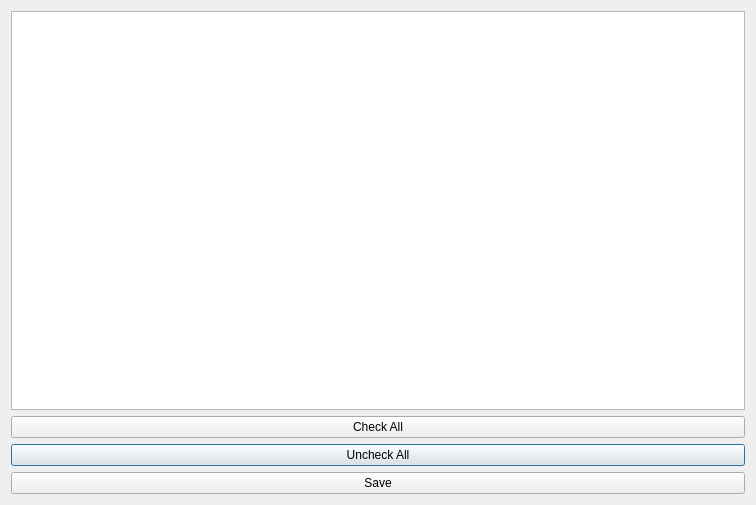
<?xml version="1.0" encoding="UTF-8"?>
<ui version="4.0">
 <class>Dialog</class>
 <widget class="QDialog" name="Dialog">
  <property name="geometry">
   <rect>
    <x>0</x>
    <y>0</y>
    <width>756</width>
    <height>505</height>
   </rect>
  </property>
  <property name="windowTitle">
   <string>Analysis</string>
  </property>
  <layout class="QGridLayout" name="gridLayout">
   <item row="2" column="0">
    <widget class="QPushButton" name="uncheckAllButton">
     <property name="text">
      <string>Uncheck All</string>
     </property>
    </widget>
   </item>
   <item row="1" column="0">
    <widget class="QPushButton" name="checkAllButton">
     <property name="text">
      <string>Check All</string>
     </property>
    </widget>
   </item>
   <item row="0" column="0">
    <widget class="QListWidget" name="listWidget"/>
   </item>
   <item row="3" column="0">
    <widget class="QPushButton" name="saveButton">
     <property name="text">
      <string>Save</string>
     </property>
    </widget>
   </item>
  </layout>
 </widget>
 <resources/>
 <connections/>
</ui>
